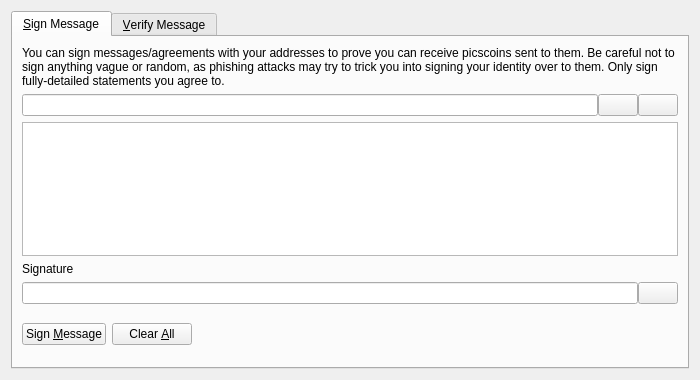
<?xml version="1.0" encoding="UTF-8"?>
<ui version="4.0">
 <class>SignVerifyMessageDialog</class>
 <widget class="QDialog" name="SignVerifyMessageDialog">
  <property name="geometry">
   <rect>
    <x>0</x>
    <y>0</y>
    <width>700</width>
    <height>380</height>
   </rect>
  </property>
  <property name="windowTitle">
   <string>Signatures - Sign / Verify a Message</string>
  </property>
  <property name="modal">
   <bool>true</bool>
  </property>
  <layout class="QVBoxLayout" name="verticalLayout">
   <item>
    <widget class="QTabWidget" name="tabWidget">
     <property name="currentIndex">
      <number>0</number>
     </property>
     <widget class="QWidget" name="tabSignMessage">
      <attribute name="title">
       <string>&amp;Sign Message</string>
      </attribute>
      <layout class="QVBoxLayout" name="verticalLayout_SM">
       <item>
        <widget class="QLabel" name="infoLabel_SM">
         <property name="text">
          <string>You can sign messages/agreements with your addresses to prove you can receive picscoins sent to them. Be careful not to sign anything vague or random, as phishing attacks may try to trick you into signing your identity over to them. Only sign fully-detailed statements you agree to.</string>
         </property>
         <property name="textFormat">
          <enum>Qt::PlainText</enum>
         </property>
         <property name="wordWrap">
          <bool>true</bool>
         </property>
        </widget>
       </item>
       <item>
        <layout class="QHBoxLayout" name="horizontalLayout_1_SM">
         <property name="spacing">
          <number>0</number>
         </property>
         <item>
          <widget class="QValidatedLineEdit" name="addressIn_SM">
           <property name="toolTip">
            <string>The picscoin address to sign the message with</string>
           </property>
          </widget>
         </item>
         <item>
          <widget class="QPushButton" name="addressBookButton_SM">
           <property name="toolTip">
            <string>Choose previously used address</string>
           </property>
           <property name="text">
            <string/>
           </property>
           <property name="icon">
            <iconset resource="../bitcoin.qrc">
             <normaloff>:/icons/address-book</normaloff>:/icons/address-book</iconset>
           </property>
           <property name="shortcut">
            <string>Alt+A</string>
           </property>
           <property name="autoDefault">
            <bool>false</bool>
           </property>
          </widget>
         </item>
         <item>
          <widget class="QPushButton" name="pasteButton_SM">
           <property name="toolTip">
            <string>Paste address from clipboard</string>
           </property>
           <property name="text">
            <string/>
           </property>
           <property name="icon">
            <iconset resource="../bitcoin.qrc">
             <normaloff>:/icons/editpaste</normaloff>:/icons/editpaste</iconset>
           </property>
           <property name="shortcut">
            <string>Alt+P</string>
           </property>
           <property name="autoDefault">
            <bool>false</bool>
           </property>
          </widget>
         </item>
        </layout>
       </item>
       <item>
        <widget class="QPlainTextEdit" name="messageIn_SM">
         <property name="toolTip">
          <string>Enter the message you want to sign here</string>
         </property>
        </widget>
       </item>
       <item>
        <widget class="QLabel" name="signatureLabel_SM">
         <property name="text">
          <string>Signature</string>
         </property>
         <property name="textFormat">
          <enum>Qt::PlainText</enum>
         </property>
        </widget>
       </item>
       <item>
        <layout class="QHBoxLayout" name="horizontalLayout_2_SM">
         <property name="spacing">
          <number>0</number>
         </property>
         <item>
          <widget class="QLineEdit" name="signatureOut_SM">
           <property name="font">
            <font>
             <italic>true</italic>
            </font>
           </property>
           <property name="readOnly">
            <bool>true</bool>
           </property>
          </widget>
         </item>
         <item>
          <widget class="QPushButton" name="copySignatureButton_SM">
           <property name="toolTip">
            <string>Copy the current signature to the system clipboard</string>
           </property>
           <property name="text">
            <string/>
           </property>
           <property name="icon">
            <iconset resource="../bitcoin.qrc">
             <normaloff>:/icons/editcopy</normaloff>:/icons/editcopy</iconset>
           </property>
           <property name="autoDefault">
            <bool>false</bool>
           </property>
          </widget>
         </item>
        </layout>
       </item>
       <item>
        <layout class="QHBoxLayout" name="horizontalLayout_3_SM">
         <item>
          <widget class="QPushButton" name="signMessageButton_SM">
           <property name="toolTip">
            <string>Sign the message to prove you own this picscoin address</string>
           </property>
           <property name="text">
            <string>Sign &amp;Message</string>
           </property>
           <property name="icon">
            <iconset resource="../bitcoin.qrc">
             <normaloff>:/icons/edit</normaloff>:/icons/edit</iconset>
           </property>
           <property name="autoDefault">
            <bool>false</bool>
           </property>
          </widget>
         </item>
         <item>
          <widget class="QPushButton" name="clearButton_SM">
           <property name="toolTip">
            <string>Reset all sign message fields</string>
           </property>
           <property name="text">
            <string>Clear &amp;All</string>
           </property>
           <property name="icon">
            <iconset resource="../bitcoin.qrc">
             <normaloff>:/icons/remove</normaloff>:/icons/remove</iconset>
           </property>
           <property name="autoDefault">
            <bool>false</bool>
           </property>
          </widget>
         </item>
         <item>
          <spacer name="horizontalSpacer_1_SM">
           <property name="orientation">
            <enum>Qt::Horizontal</enum>
           </property>
           <property name="sizeHint" stdset="0">
            <size>
             <width>40</width>
             <height>48</height>
            </size>
           </property>
          </spacer>
         </item>
         <item>
          <widget class="QLabel" name="statusLabel_SM">
           <property name="font">
            <font>
             <weight>75</weight>
             <bold>true</bold>
            </font>
           </property>
           <property name="text">
            <string/>
           </property>
           <property name="wordWrap">
            <bool>true</bool>
           </property>
          </widget>
         </item>
         <item>
          <spacer name="horizontalSpacer_2_SM">
           <property name="orientation">
            <enum>Qt::Horizontal</enum>
           </property>
           <property name="sizeHint" stdset="0">
            <size>
             <width>40</width>
             <height>48</height>
            </size>
           </property>
          </spacer>
         </item>
        </layout>
       </item>
      </layout>
     </widget>
     <widget class="QWidget" name="tabVerifyMessage">
      <attribute name="title">
       <string>&amp;Verify Message</string>
      </attribute>
      <layout class="QVBoxLayout" name="verticalLayout_VM">
       <item>
        <widget class="QLabel" name="infoLabel_VM">
         <property name="text">
          <string>Enter the receiver's address, message (ensure you copy line breaks, spaces, tabs, etc. exactly) and signature below to verify the message. Be careful not to read more into the signature than what is in the signed message itself, to avoid being tricked by a man-in-the-middle attack. Note that this only proves the signing party receives with the address, it cannot prove sendership of any transaction!</string>
         </property>
         <property name="textFormat">
          <enum>Qt::PlainText</enum>
         </property>
         <property name="alignment">
          <set>Qt::AlignLeading|Qt::AlignLeft|Qt::AlignTop</set>
         </property>
         <property name="wordWrap">
          <bool>true</bool>
         </property>
        </widget>
       </item>
       <item>
        <layout class="QHBoxLayout" name="horizontalLayout_1_VM">
         <property name="spacing">
          <number>0</number>
         </property>
         <item>
          <widget class="QValidatedLineEdit" name="addressIn_VM">
           <property name="toolTip">
            <string>The picscoin address the message was signed with</string>
           </property>
          </widget>
         </item>
         <item>
          <widget class="QPushButton" name="addressBookButton_VM">
           <property name="toolTip">
            <string>Choose previously used address</string>
           </property>
           <property name="text">
            <string/>
           </property>
           <property name="icon">
            <iconset resource="../bitcoin.qrc">
             <normaloff>:/icons/address-book</normaloff>:/icons/address-book</iconset>
           </property>
           <property name="shortcut">
            <string>Alt+A</string>
           </property>
           <property name="autoDefault">
            <bool>false</bool>
           </property>
          </widget>
         </item>
        </layout>
       </item>
       <item>
        <widget class="QPlainTextEdit" name="messageIn_VM"/>
       </item>
       <item>
        <widget class="QValidatedLineEdit" name="signatureIn_VM"/>
       </item>
       <item>
        <layout class="QHBoxLayout" name="horizontalLayout_2_VM">
         <item>
          <widget class="QPushButton" name="verifyMessageButton_VM">
           <property name="toolTip">
            <string>Verify the message to ensure it was signed with the specified picscoin address</string>
           </property>
           <property name="text">
            <string>Verify &amp;Message</string>
           </property>
           <property name="icon">
            <iconset resource="../bitcoin.qrc">
             <normaloff>:/icons/transaction_0</normaloff>:/icons/transaction_0</iconset>
           </property>
           <property name="autoDefault">
            <bool>false</bool>
           </property>
          </widget>
         </item>
         <item>
          <widget class="QPushButton" name="clearButton_VM">
           <property name="toolTip">
            <string>Reset all verify message fields</string>
           </property>
           <property name="text">
            <string>Clear &amp;All</string>
           </property>
           <property name="icon">
            <iconset resource="../bitcoin.qrc">
             <normaloff>:/icons/remove</normaloff>:/icons/remove</iconset>
           </property>
           <property name="autoDefault">
            <bool>false</bool>
           </property>
          </widget>
         </item>
         <item>
          <spacer name="horizontalSpacer_1_VM">
           <property name="orientation">
            <enum>Qt::Horizontal</enum>
           </property>
           <property name="sizeHint" stdset="0">
            <size>
             <width>40</width>
             <height>48</height>
            </size>
           </property>
          </spacer>
         </item>
         <item>
          <widget class="QLabel" name="statusLabel_VM">
           <property name="font">
            <font>
             <weight>75</weight>
             <bold>true</bold>
            </font>
           </property>
           <property name="text">
            <string/>
           </property>
           <property name="wordWrap">
            <bool>true</bool>
           </property>
          </widget>
         </item>
         <item>
          <spacer name="horizontalSpacer_2_VM">
           <property name="orientation">
            <enum>Qt::Horizontal</enum>
           </property>
           <property name="sizeHint" stdset="0">
            <size>
             <width>40</width>
             <height>48</height>
            </size>
           </property>
          </spacer>
         </item>
        </layout>
       </item>
      </layout>
     </widget>
    </widget>
   </item>
  </layout>
 </widget>
 <customwidgets>
  <customwidget>
   <class>QValidatedLineEdit</class>
   <extends>QLineEdit</extends>
   <header>qvalidatedlineedit.h</header>
  </customwidget>
 </customwidgets>
 <resources>
  <include location="../bitcoin.qrc"/>
 </resources>
 <connections/>
</ui>
